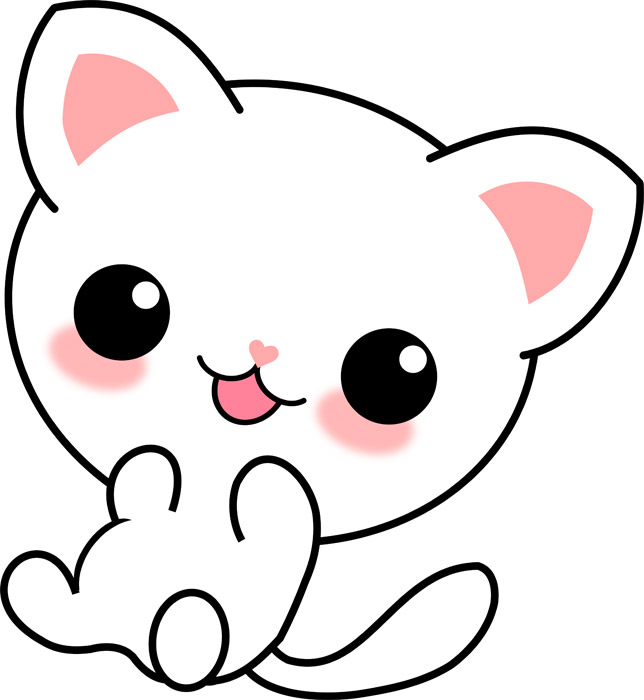
#> input picture publicdomainq-0036381zgh.jpg, 644 x 700 px
$ python image_processor.py ../publicdomainq-0036381zgh.jpg
#> lines starting #> are read from the running program, lines starting #| are printed output that depends on the picture
"""
画像処理モジュール

Blueskyへの投稿用に画像をリサイズ・最適化する機能を提供します。
単体テストを想定して設計されています。
"""

import logging
from pathlib import Path
from PIL import Image
import io

__author__ = "mayuneco(mayunya)"
__copyright__ = "Copyright (C) 2025 mayuneco(mayunya)"
__license__ = "GPLv2"

# ログ設定
# モジュール独立実行時は __main__、bluesky_plugin から呼び出されときは PostLogger を使用
logger = logging.getLogger(__name__)

# Bluesky投稿時用のロガーを追加
post_logger = logging.getLogger("PostLogger")

# 画像処理の設定
_IMAGE_CONFIG = {
    "quality_initial": 90,     # 初期JPEG品質
    "size_threshold": 900 * 1024,   # ファイルサイズ閾値（900KB）
    "size_limit": 1024 * 1024,      # ファイルサイズ上限（1MB）
}

# Blueskyの推奨画像サイズ（アスペクト比別）
# 参考: https://docs.bsky.app/docs/advanced-guides/image-handling
_RECOMMENDED_SIZES = {
    "portrait": (800, 1000),     # 縦長 (4:5) - アスペクト比 < 0.8
    "square": (1000, 1000),      # 正方形 (1:1) - 0.8 ≤ アスペクト比 ≤ 1.25
    "landscape": (1200, 627),    # 横長 (16:9) - アスペクト比 > 1.25 ★ 1200x627は1000x563の代替案
}


def resize_image(file_path: str, config: dict = None) -> bytes:
    """
    画像をリサイズして最適化

    処理フロー:
    1. 元画像の情報を取得（解像度・フォーマット・ファイルサイズ）
    2. アスペクト比に応じて推奨サイズにリサイズ
       - 縦長 (アスペクト比 < 0.8): 800×1000px (4:5)
       - 正方形 (0.8 ≤ アスペクト比 ≤ 1.25): 1000×1000px (1:1)
       - 横長 (アスペクト比 > 1.25): 1200×627px (16:9) ★ Bluesky推奨代替案
       - 例: 1920×1080 → 1200×627
       - 例: 1080×1920 → 800×1000
       - 例: 1500×1500 → 1000×1000
    3. JPEG品質で出力
    4. ファイルサイズ確認 → 閾値超過なら品質低下して再圧縮
    5. 最終的に上限超過ならNoneを返す

    Args:
        file_path: 画像ファイルパス
        config: 画像処理設定辞書（省略時は _IMAGE_CONFIG を使用）

    Returns:
        リサイズ・最適化済みの JPEG バイナリ、失敗時は None
    """
#> called with file_path = '../publicdomainq-0036381zgh.jpg'
    try:
        if config is None:
            config = _IMAGE_CONFIG

        if not Path(file_path).exists():
            logger.warning(f"⚠️ 画像ファイルが見つかりません: {file_path}")
            return None

        # ========== 元画像の情報取得 ==========
        with open(file_path, 'rb') as f:
            original_data = f.read()
        original_size_bytes = len(original_data)

        img = Image.open(file_path)
#> img is the input picture: PIL image 644x700 RGB; mean R, G, B 231.2, 226.6, 226.7
        original_width, original_height = img.size
#> original_width = 644; original_height = 700
        original_format = img.format or "Unknown"
#> original_format = 'JPEG'

        aspect_ratio = original_width / original_height if original_height > 0 else 1.0
#> aspect_ratio = 0.92

        post_logger.debug(f"📏 元画像: {original_width}×{original_height} ({original_format}, {original_size_bytes / 1024:.1f}KB, アスペクト比: {aspect_ratio:.2f})")

        # ========== アスペクト比に応じたリサイズ処理 ==========
        if aspect_ratio < 0.8:
            # 縦長画像 (4:5)
            target_w, target_h = _RECOMMENDED_SIZES["portrait"]
            post_logger.debug(f"🔄 縦長画像（アスペクト比 {aspect_ratio:.2f}）: {target_w}×{target_h}px にリサイズ")
        elif aspect_ratio <= 1.25:
            # 正方形〜やや横長 (1:1)
            target_w, target_h = _RECOMMENDED_SIZES["square"]
            post_logger.debug(f"🔄 正方形/やや横長（アスペクト比 {aspect_ratio:.2f}）: {target_w}×{target_h}px にリサイズ")
        else:
            # 横長画像 (16:9)
            target_w, target_h = _RECOMMENDED_SIZES["landscape"]
            post_logger.debug(f"🔄 横長画像（アスペクト比 {aspect_ratio:.2f}）: {target_w}×{target_h}px にリサイズ")

        resized_img = _resize_to_target(img, target_w, target_h)

        resized_width, resized_height = resized_img.size
        post_logger.debug(f"   リサイズ後: {resized_width}×{resized_height}")

        # ========== JPEG 出力（初期品質） ==========
        jpeg_data = _encode_jpeg(resized_img, config["quality_initial"])
        current_size_bytes = len(jpeg_data)
        post_logger.debug(f"   JPEG品質{config['quality_initial']}: {current_size_bytes / 1024:.1f}KB")

        # ========== ファイルサイズチェック＆品質調整 ==========
        if current_size_bytes > config["size_threshold"]:
            # 閾値超過 → 品質を段階的に下げて再圧縮
            post_logger.info(f"⚠️ ファイルサイズが {config['size_threshold'] / 1024:.0f}KB を超過: {current_size_bytes / 1024:.1f}KB")
            jpeg_data = _optimize_image_quality(resized_img, config)

            if jpeg_data is None:
                post_logger.error(f"❌ ファイルサイズの最適化に失敗しました（{config['size_limit']}バイト超過）")
                return None

            current_size_bytes = len(jpeg_data)

        # ========== 最終チェック ==========
        if current_size_bytes > config["size_limit"]:
            post_logger.error(f"❌ 最終的なファイルサイズが上限を超えています: {current_size_bytes / 1024:.1f}KB")
            return None

        # ========== ログ出力 ==========
        post_logger.info(
            f"✅ 画像リサイズ完了: {original_width}×{original_height} ({original_size_bytes / 1024:.1f}KB) "
            f"→ {resized_width}×{resized_height} ({current_size_bytes / 1024:.1f}KB)"
        )

        return jpeg_data

    except Exception as e:
        post_logger.error(f"❌ 画像リサイズ失敗: {e}")
        return None


# [44 lines left out: function resize_to_aspect_ratio, not called in this run]


def _resize_to_target(img, target_width: int, target_height: int):
    """
    ターゲットサイズにリサイズ（アスペクト比を維持しながらアスペクト比調整）

    元画像のアスペクト比とターゲットのアスペクト比が異なる場合、
    アスペクト比を変えずにターゲットサイズに合わせます。
    トリミングは行わず、アスペクト比に基づいて収まるようにリサイズします。

    処理方針:
    - 元画像がターゲットより横長 → 幅を基準に計算
    - 元画像がターゲットより縦長 → 高さを基準に計算
    - 最終的なサイズはターゲット以下になります

    Args:
        img: PIL Image オブジェクト
        target_width: ターゲット幅
        target_height: ターゲット高さ

    Returns:
        リサイズ後の PIL Image オブジェクト
    """
#> called with target_width = 1000, target_height = 1000
    original_width, original_height = img.size
#> original_width = 644; original_height = 700
    original_ratio = original_width / original_height
#> original_ratio = 0.92
    target_ratio = target_width / target_height

    if original_ratio > target_ratio:
        # 元画像がターゲットより横長 → 幅をターゲット幅に合わせる
        new_width = target_width
        # 高さはターゲット値から逆算（推奨サイズと一致させる）
        new_height = target_height
    else:
        # 元画像がターゲットより縦長 → 高さをターゲット高さに合わせる
        new_height = target_height
        # 幅はターゲット値から逆算（推奨サイズと一致させる）
        new_width = target_width

    img_resized = img.resize((new_width, new_height), Image.Resampling.LANCZOS)
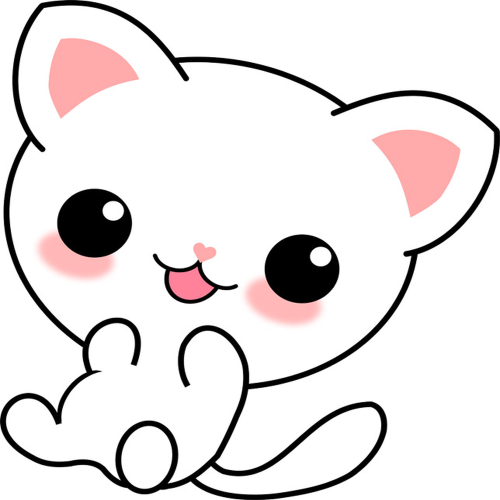
#> img_resized: PIL image 1000x1000 RGB (shown at 1/2 size); mean R, G, B 231.2, 226.6, 226.7
    return img_resized


# [19 lines left out: function _resize_to_max_long_side, not called in this run]


def _encode_jpeg(img, quality: int) -> bytes:
    """
    PIL Image を JPEG でエンコードしてバイナリを返す

    Args:
        img: PIL Image オブジェクト
        quality: JPEG品質（1-95）

    Returns:
        JPEG バイナリ
    """
    # RGBに変換（PNG等のアルファチャネルを削除）
    if img.mode in ('RGBA', 'LA', 'P'):
        # 白背景で合成
        background = Image.new('RGB', img.size, (255, 255, 255))
        background.paste(img, mask=img.split()[-1] if img.mode == 'RGBA' else None)
        img = background
    elif img.mode != 'RGB':
        img = img.convert('RGB')

    buffer = io.BytesIO()
    img.save(buffer, format='JPEG', quality=quality, optimize=True)
    return buffer.getvalue()


# [27 lines left out: function _optimize_image_quality, not called in this run]


# テスト用コマンドラインツール
if __name__ == "__main__":
    import sys
    import argparse

    logging.basicConfig(
        level=logging.DEBUG,
        format="%(asctime)s - %(name)s - %(levelname)s - %(message)s"
    )

    parser = argparse.ArgumentParser(description="画像処理モジュール テスト")
    parser.add_argument("image_file", help="入力画像ファイルパス")
    parser.add_argument("--output", "-o", help="出力ファイルパス（指定時のみ保存）")
    parser.add_argument("--max-long-side", type=int, default=1000, help="長辺の最大値（デフォルト: 1000）")
    parser.add_argument("--quality", type=int, default=90, help="初期JPEG品質（デフォルト: 90）")

    args = parser.parse_args()

    # カスタム設定
    custom_config = _IMAGE_CONFIG.copy()
    custom_config["max_long_side"] = args.max_long_side
    custom_config["quality_initial"] = args.quality

    # 画像処理
    result = resize_image(args.image_file, config=custom_config)
#> in resize_image, `current_size_bytes = len(jpeg_data)`: current_size_bytes = 77795

    if result:
        logger.info(f"処理成功: {len(result)} バイト")

        if args.output:
            with open(args.output, 'wb') as f:
                f.write(result)
            logger.info(f"出力ファイル: {args.output}")
    else:
        logger.error("処理失敗")
        sys.exit(1)
